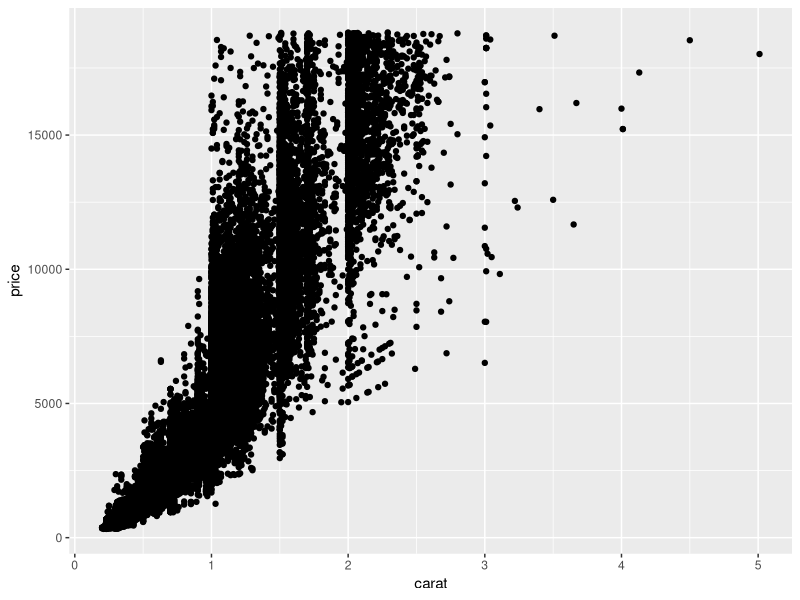
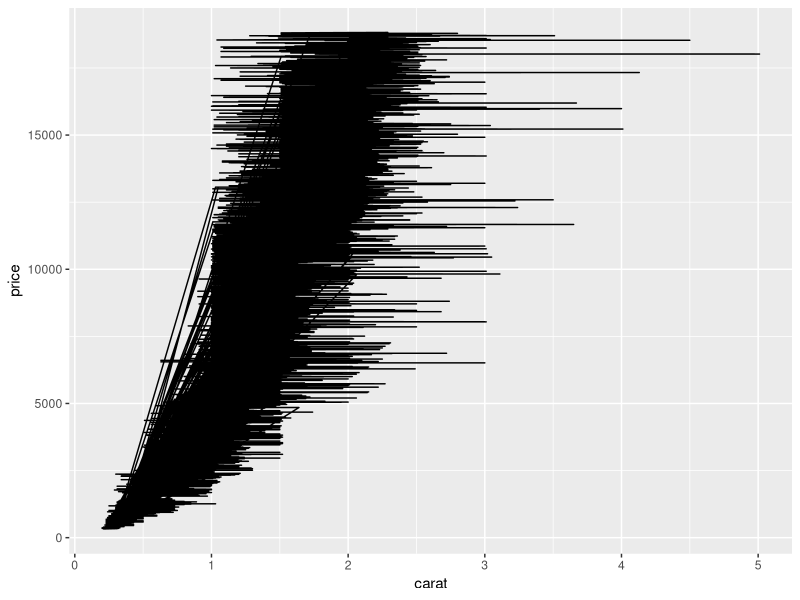

Write R code to recreate these figures, in order.
## ---- chunk 1
knitr::opts_chunk$set(echo = TRUE)
library(tidyverse)
## ---- chunk 2
### In this code chunk, start with the diamonds dataset (built in to
### ggplot2 package) and create a plot of price vs. carat (or some other
### variables of your choice)
ggplot(diamonds,aes(x=carat,y=price))+
         geom_point()

## ---- chunk 3
### In this code chunk, start with the diamonds dataset (built in to
### ggplot2 package) and create a subset based on filtering, e.g., 
### size greater than 1 carat or cut is "Ideal"

diamonds_subset <- diamonds %>%
  filter(carat > 1 | cut == 'Ideal')

### blahlb alhblah 

## ---- chunk 4
### Hey Nathan, here is my cool code

ggplot(diamonds, aes(x = carat, y = price)) +
  geom_path()
## ---- chunk 5
### Both partners - delete this comment, then write some code here
### to plot, summarize, calculate something simple using the diamonds
### dataset.


